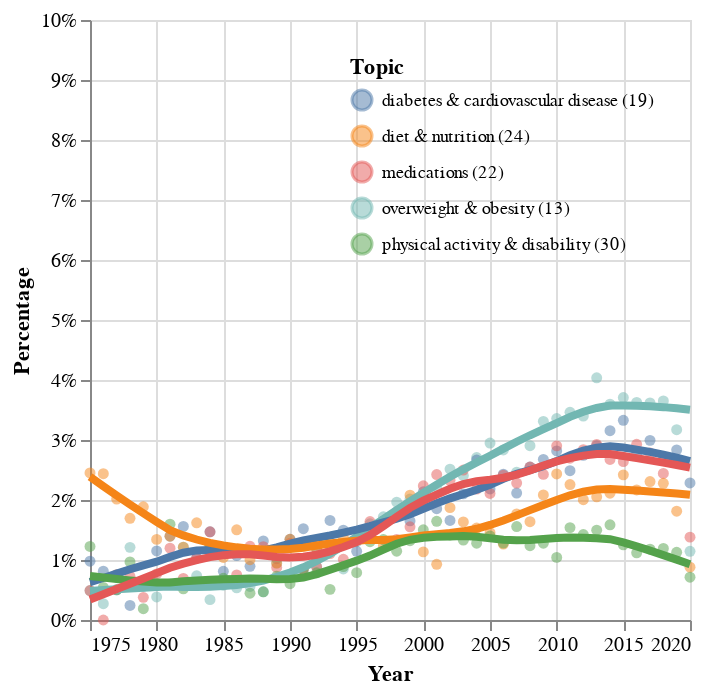

Notebook cell for this chart:
### Code cell
dftp_list7 = dft_list7.pivot_table(index=['Dominant_Topic','Year'],columns='Topic_Name_No', values='Percentage')
dftp_list7.reset_index(inplace=True)

base = alt.Chart(dftp_list7).mark_circle(opacity=0.5).transform_fold(
    fold=list7,
    as_=['Topic_Name_No', 'Percentage']
).encode(
    alt.X('Year:T'),
    alt.Y('Percentage:Q',axis=alt.Axis(format='%'), scale=alt.Scale(domain=[0, .1])),
    alt.Color('Topic_Name_No:N', 
    legend=alt.Legend(title="Topic", 
                      titleFont="Avenir", 
                      labelFont="Avenir", 
                      labelFontSize=9, 
                      orient='top-right'))).properties(width=300,height=300)
    
base+base.transform_loess('Year','Percentage',groupby=['Topic_Name_No']).mark_line(size=4)

### Figure 1 — Vega-Lite specification as saved in the notebook (floating-point values rounded to 4 significant figures; data arrays with more than 128 entries replaced by an {"elided": "..."} marker saying what was removed)
{"config": {"view": {"continuousWidth": 300, "continuousHeight": 300}}, "layer": [{"mark": {"type": "circle", "opacity": 0.5}, "encoding": {"color": {"field": "Topic_Name_No", "legend": {"labelFont": "Avenir", "labelFontSize": 9, "orient": "top-right", "title": "Topic", "titleFont": "Avenir"}, "type": "nominal"}, "x": {"field": "Year", "type": "temporal"}, "y": {"axis": {"format": "%"}, "field": "Percentage", "scale": {"domain": [0, 0.1]}, "type": "quantitative"}}, "transform": [{"fold": ["overweight & obesity (13)", "diabetes & cardiovascular disease (19)", "diet & nutrition (24)", "physical activity & disability (30)", "medications (22)"], "as": ["Topic_Name_No", "Percentage"]}]}, {"mark": {"type": "line", "size": 4}, "encoding": {"color": {"field": "Topic_Name_No", "legend": {"labelFont": "Avenir", "labelFontSize": 9, "orient": "top-right", "title": "Topic", "titleFont": "Avenir"}, "type": "nominal"}, "x": {"field": "Year", "type": "temporal"}, "y": {"axis": {"format": "%"}, "field": "Percentage", "scale": {"domain": [0, 0.1]}, "type": "quantitative"}}, "transform": [{"fold": ["overweight & obesity (13)", "diabetes & cardiovascular disease (19)", "diet & nutrition (24)", "physical activity & disability (30)", "medications (22)"], "as": ["Topic_Name_No", "Percentage"]}, {"loess": "Percentage", "on": "Year", "groupby": ["Topic_Name_No"]}]}], "data": {"name": "data-660d3ab9e5677f5c4f204509b0764b65"}, "height": 300, "width": 300, "$schema": "https://vega.github.io/schema/vega-lite/v5.15.1.json", "datasets": {"data-660d3ab9e5677f5c4f204509b0764b65": {"elided": "230 records"}}}
